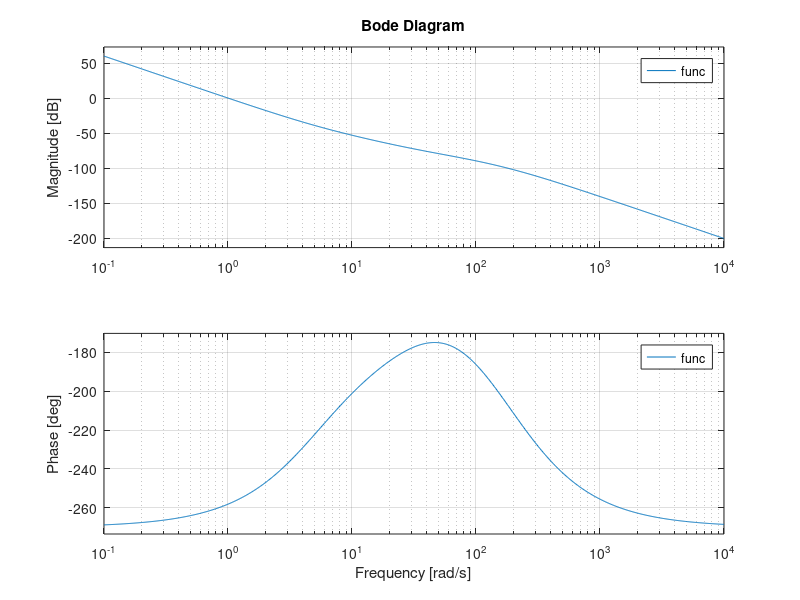

Source code (MATLAB):
clear all;
close all;
clc;
num=[100 4500 20000];
den=[1 300 20000 0 0 0];
func=tf(num,den);
[GainMargin PhaseMargin PhaseCrossOverFrequency GainCrossOverFrequency]=margin(func);
bode(func)